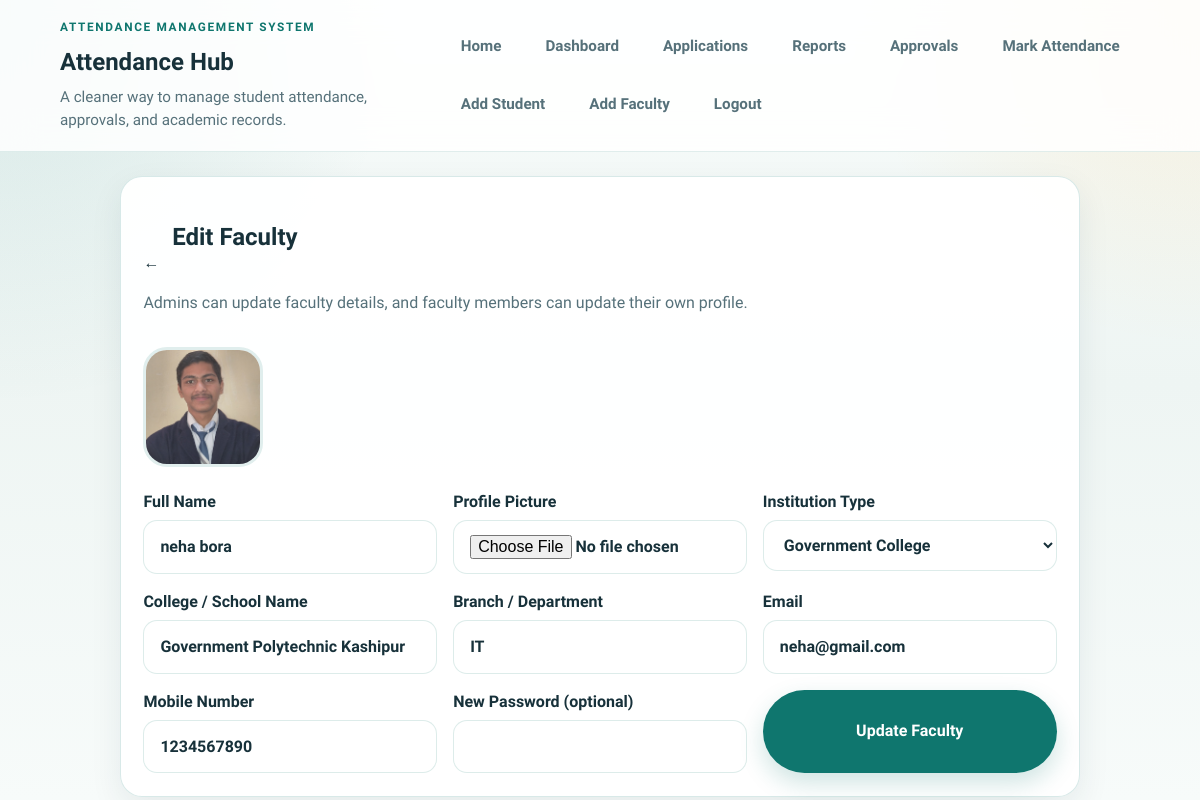
Page /faculty/6/edit (signed in) on the committed database.
### tables this page shows
CREATE TABLE "users" (
                id INTEGER PRIMARY KEY AUTOINCREMENT,
                role TEXT NOT NULL CHECK (role IN ('admin', 'faculty', 'student')),
                profile_picture TEXT,
                institution_type TEXT,
                institution_name TEXT,
                class_roll_number TEXT,
                roll_number TEXT UNIQUE,
                registration_number TEXT UNIQUE,
                full_name TEXT NOT NULL,
                father_name TEXT,
                branch TEXT,
                semester TEXT,
                year TEXT,
                dob TEXT,
                mobile_number TEXT,
                gmail TEXT,
                email TEXT,
                password_hash TEXT NOT NULL,
                is_mobile_verified INTEGER NOT NULL DEFAULT 0,
                created_by INTEGER,
                created_at TEXT NOT NULL DEFAULT CURRENT_TIMESTAMP,
                FOREIGN KEY(created_by) REFERENCES users(id)
            );

### attendance_app/routes.py (the view, shortened to what this page needs)
@bp.route("/faculty/<int:user_id>/edit", methods=["GET", "POST"])
@login_required("admin", "faculty")
def edit_faculty(user_id):
    db = get_db()
    faculty = db.execute("SELECT * FROM users WHERE id = ? AND role = 'faculty'", (user_id,)).fetchone()
    if not faculty:
        flash("Faculty not found.", "error")
        return redirect(url_for("main.dashboard"))
    viewer = current_user()
    if viewer["role"] != "admin" and viewer["id"] != faculty["id"]:
        flash("Only admin can edit other faculty accounts.", "error")
        return redirect(url_for("main.dashboard"))
    return render_template("edit_faculty.html", faculty=faculty)

### attendance_app/auth.py (called while the page is built)
def current_user():
    user_id = session.get("user_id")
    if not user_id:
        return None
    return get_db().execute("SELECT * FROM users WHERE id = ?", (user_id,)).fetchone()

def login_required(*roles):
    def decorator(view):
        @wraps(view)
        def wrapped(*args, **kwargs):
            user = current_user()
            if user is None:
                flash("Please login first.", "error")
                return redirect(url_for("main.login"))
            if roles and user["role"] not in roles:
                flash("You do not have access to this page.", "error")
                return redirect(url_for("main.dashboard"))
            return view(*args, **kwargs)
        return wrapped
    return decorator

### attendance_app/database.py (called while the page is built)
def get_db():
    if "db" not in g:
        configured_path = Path(current_app.config["DATABASE"])
        db_path = configured_path if configured_path.is_absolute() else Path(current_app.root_path).parent / configured_path
        g.db = sqlite3.connect(db_path)
        g.db.row_factory = sqlite3.Row
    return g.db

### attendance_app/routes.py (called while the page is built)
def semester_filter_options():
    return [{"value": value, "label": label} for value, label, _ in YEAR_SEMESTER_FILTERS]

@bp.context_processor
def inject_globals():
    user = current_user()
    pending_count = len(pending_requests_for_user(user)) if user and user["role"] in {"admin", "faculty"} else 0
    return {
        "current_user": user,
        "today": today_iso(),
        "min_date": one_year_ago_iso(),
        "institution_options": INSTITUTION_OPTIONS,
        "school_college_types": list(SCHOOL_COLLEGE_TYPES),
        "year_semester_filters": semester_filter_options(),
        "pending_count": pending_count,
    }

### attendance_app/utils.py (called while the page is built)
def today_iso():
    return date.today().isoformat()

def one_year_ago_iso():
    return (date.today() - timedelta(days=365)).isoformat()

### attendance_app/templates/edit_faculty.html (shortened to what this page needs)
{% extends "base.html" %}
{% block content %}
<section class="card form-card">
    <div class="section-head profile-edit-head">
        <a class="icon-btn" href="{{ url_for('main.dashboard') }}" aria-label="Back to dashboard" title="Back to dashboard">&larr;</a>
        <h2>Edit Faculty</h2>
    </div>
    <p class="muted">Admins can update faculty details, and faculty members can update their own profile.</p>
    {% if faculty['profile_picture'] %}
        <img class="profile-photo" src="{{ url_for('main.profile_picture', filename=faculty['profile_picture']) }}" alt="Faculty profile picture">
    {% endif %}
    <form method="post" enctype="multipart/form-data" class="grid-form">
        <label>Full Name<input type="text" name="full_name" value="{{ faculty['full_name'] }}" required></label>
        <label>Profile Picture<input type="file" name="profile_picture" accept=".jpg,.jpeg,.png"></label>
        <label>
            Institution Type
            <select name="institution_type" id="edit-faculty-institution-type" required>
                {% for value, label in institution_options %}
                    <option value="{{ value }}" {% if faculty['institution_type'] == value %}selected{% endif %}>{{ label }}</option>
                {% endfor %}
            </select>
        </label>
        <label id="edit-faculty-institution-name-group">College / School Name<input type="text" name="institution_name" id="edit-faculty-institution-name" value="{{ faculty['institution_name'] }}"></label>
        <label>Branch / Department<input type="text" name="branch" value="{{ faculty['branch'] }}" required></label>
        <label>Email<input type="email" name="email" value="{{ faculty['email'] }}" required></label>
        <label>Mobile Number<input type="text" name="mobile_number" maxlength="10" value="{{ faculty['mobile_number'] }}" required></label>
        <label>New Password (optional)<input type="password" name="password"></label>
        <button class="btn primary" type="submit">Update Faculty</button>
    </form>
</section>
{% endblock %}

### attendance_app/static/style.css (style rules this page uses)
:root { --bg: #f4f7f4; --bg-accent: #e7f7f4; --surface: rgba(255, 255, 255, 0.94); --surface-strong: #ffffff; --surface-soft: #edf6f4; --text: #17313a; --muted: #56717a; --primary: #0f766e; --primary-dark: #0a5c56; --primary-soft: #d9f3ef; --accent: #f59e0b; --accent-soft: #fff3dc; --success: #177245; --error: #b42318; --border: rgba(15, 118, 110, 0.16); --shadow: 0 20px 60px rgba(23, 49, 58, 0.12); --shadow-soft: 0 12px 32px rgba(23, 49, 58, 0.08); --radius-xl: 30px; --radius-lg: 22px; --radius-md: 16px; }
* { box-sizing: border-box; }
html { scroll-behavior: smooth; scroll-padding-top: 110px; }
body { margin: 0; min-height: 100vh; overflow-x: hidden; font-family: "Plus Jakarta Sans", "Segoe UI", Tahoma, Geneva, Verdana, sans-serif; line-height: 1.5; color: var(--text); background: radial-gradient(circle at top left, rgba(15, 118, 110, 0.14), transparent 28%), radial-gradient(circle at top right, rgba(245, 158, 11, 0.12), transparent 24%), linear-gradient(180deg, #f8fcfb 0%, #eef5f3 48%, #f7fbfa 100%); }
a { color: inherit; text-decoration: none; }
img { max-width: 100%; }
h1, h2, h3, p { overflow-wrap: anywhere; }
.card { background: var(--surface); border: 1px solid var(--border); border-radius: var(--radius-lg); padding: 1.4rem; box-shadow: var(--shadow-soft); transition: transform 0.24s ease, box-shadow 0.24s ease, border-color 0.24s ease; }
.lead, .muted { color: var(--muted); }
.btn, .animated-btn { display: inline-flex; align-items: center; justify-content: center; border: 0; cursor: pointer; font: inherit; font-weight: 800; transition: transform 0.2s ease, box-shadow 0.2s ease, background 0.2s ease, color 0.2s ease; }
.btn { border-radius: 999px; padding: 0.88rem 1.25rem; }
.btn.primary { color: #fff; background: var(--primary); box-shadow: 0 10px 24px rgba(15, 118, 110, 0.2); }
.actions, .inline-form, .section-head { display: flex; flex-wrap: wrap; gap: 0.8rem; align-items: end; }
.form-card { max-width: 960px; margin: 0 auto; }
.grid-form { display: grid; grid-template-columns: repeat(auto-fit, minmax(220px, 1fr)); gap: 1rem; }
label { display: flex; flex-direction: column; gap: 0.4rem; font-weight: 700; }
input, select, textarea, button { font: inherit; }
input, select, textarea { width: 100%; border: 1px solid rgba(15, 118, 110, 0.14); border-radius: 14px; padding: 0.86rem 1rem; color: var(--text); background: rgba(255, 255, 255, 0.95); transition: transform 0.2s ease, border-color 0.2s ease, box-shadow 0.2s ease, background 0.2s ease; }
.profile-photo { width: 120px; height: 120px; object-fit: cover; border-radius: 24px; border: 3px solid rgba(15, 118, 110, 0.12); margin: 1rem 0; }

### rows in the picture
users: profile_picture (picture), full_name "neha bora", institution_type "Government College", institution_name "Government Polytechnic Kashipur", branch "IT", email "neha@gmail.com", mobile_number "1234567890"
